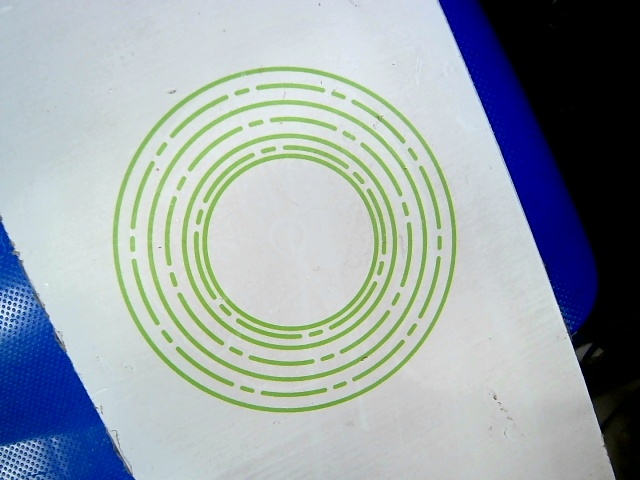
#> input picture windows/debug_samples/sample_20260331_163703.jpg, 640 x 480 px, given in place of the camera
$ python ring_test.py
#> lines starting #> are read from the running program, lines starting #| are printed output that depends on the picture; after the words box and inside, x2 and y2 are one past the last pixel; in counts of white or black regions, pixels touching at a corner belong together
import cv2 as cv
import numpy as np
import sys
import time

CAMERA_WIDTH = 1920
CAMERA_HEIGHT = 1080
CAMERA_INDEX = 0
CAMERA_FPS = 30
CAMERA_WARMUP_SECONDS = 0.5

COLOR_HSV = {
    "red": {
        "lower1": np.array([0, 100, 100], np.uint8),
        "upper1": np.array([10, 255, 255], np.uint8),
        "lower2": np.array([160, 100, 100], np.uint8),
        "upper2": np.array([180, 255, 255], np.uint8)
    },
    "green": {
        "lower": np.array([50, 30, 128], np.uint8),
        "upper": np.array([87, 255, 255], np.uint8)
    },
    "blue": {
        "lower": np.array([92, 71, 88], np.uint8),
        "upper": np.array([122, 255, 255], np.uint8)
    }
}

RING_RULES = {
    "area_min": 2000,
    "area_max": 90000,
    "circularity_min": 0.45,
    "fill_ratio_max": 0.82,
    "erode_iter": 1,
    "dilate_iter": 2
}

kernel = np.ones((3, 3), np.uint8)

MODE_MAP = {
    0: [],
    1: ["red"],
    2: ["green"],
    3: ["blue"],
    4: ["red", "green", "blue"],
}

def open_camera():
    if sys.platform.startswith("win"):
        # DirectShow是Windows平台上OpenCV提供的一种视频捕获接口，使用它可以更快地访问摄像头并减少延迟。
        cap = cv.VideoCapture(CAMERA_INDEX, cv.CAP_DSHOW)
        if not cap.isOpened():
            cap = cv.VideoCapture(CAMERA_INDEX, cv.CAP_ANY)
        if cap.isOpened():
            # 部分USB摄像头在1080p下只有MJPG编码才能稳定返回图像帧。
            cap.set(cv.CAP_PROP_FOURCC, cv.VideoWriter.fourcc(*"MJPG"))
    else:
        cap = cv.VideoCapture(CAMERA_INDEX, cv.CAP_V4L2)

    if not cap.isOpened():
        print("Error: Could not open camera.")
        return cap

    cap.set(cv.CAP_PROP_FRAME_WIDTH, CAMERA_WIDTH)
    cap.set(cv.CAP_PROP_FRAME_HEIGHT, CAMERA_HEIGHT)
    cap.set(cv.CAP_PROP_FPS, CAMERA_FPS)

    time.sleep(CAMERA_WARMUP_SECONDS)

    ret, frame = False, None
    for _ in range(10):
        ret, frame = cap.read()
        if ret and frame is not None and frame.size > 0:
            break
        time.sleep(0.05)
#> this loop made 1 pass
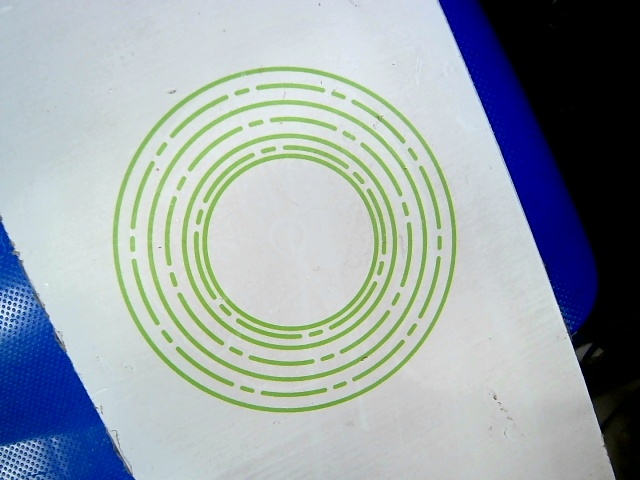
#> input picture windows/debug_samples/sample_20260331_163703.jpg, 640 x 480 px, given in place of the camera

    if ret and frame is not None and frame.size > 0:
        print("Camera opened successfully.FPS:", cap.get(cv.CAP_PROP_FPS), "shape:", frame.shape)
#| Camera opened successfully.FPS: 30.0 shape: (480, 640, 3)
    else:
        print("Error: Camera opened but could not read valid frame.")
        cap.release()

    # 返回摄像头对象，供后续使用
    return cap

def get_color_mask(hsv_img, color):
    cfg = COLOR_HSV[color]
    if color == "red":
        # 二值化处理，得到红色区域的掩码
        mask1 = cv.inRange(hsv_img, cfg["lower1"], cfg["upper1"])
        mask2 = cv.inRange(hsv_img, cfg["lower2"], cfg["upper2"])
        mask = cv.bitwise_or(mask1, mask2)
    else:
        mask = cv.inRange(hsv_img, cfg["lower"], cfg["upper"])

    mask_eroded = cv.erode(mask, kernel, iterations=RING_RULES["erode_iter"])
    mask_final = cv.dilate(mask_eroded, kernel, iterations=RING_RULES["dilate_iter"])

    return mask_final

def detect_rings(mask, color):
    # 查找轮廓，返回值是一个包含所有轮廓的列表和一个层级信息的数组
    contours, hierarchy = cv.findContours(mask, cv.RETR_EXTERNAL, cv.CHAIN_APPROX_SIMPLE)
    if not contours:
        return None

    best_ring = None
    best_score = -1

    for i , cnt in enumerate(contours):
        # 计算轮廓的面积，单位是像素
        area = cv.contourArea(cnt)
        if not (RING_RULES["area_min"] < area < RING_RULES["area_max"]):
            continue

        peri = cv.arcLength(cnt, True)
        if peri <= 0:
            continue
        circularity = 4 * np.pi * area / (peri * peri)
        if circularity < RING_RULES["circularity_min"]:
            continue

        # moments返回一个字典，包含圆心坐标、半径、面积、圆度、填充率等信息
        m = cv.moments(cnt)
        if m["m00"] == 0:
            continue
        cx = int(m["m10"] / m["m00"])
        cy = int(m["m01"] / m["m00"])

        (x, y), radius = cv.minEnclosingCircle(cnt)
        circle_area = np.pi * radius * radius
        fill_ratio = area / circle_area

        # hierarchy分别表示当前轮廓的下一个轮廓、上一个轮廓、父轮廓和子轮廓的索引，如果没有对应的轮廓则为-1
        # 不等与-1表示存在对应的子轮廓，说明当前轮廓是一个环形结构，具有内外两个边界
        has_hole = hierarchy is not None and hierarchy[0][i][2] != -1
        if not has_hole and fill_ratio > RING_RULES["fill_ratio_max"]:
            continue

        current_score = area * circularity
        if current_score > best_score:
            best_score = current_score
            best_ring = {
                "color": color,
                "contour": cnt,
                "center": (cx, cy),
                "radius": int(radius),
                "area": area,
            }

    return best_ring

def draw_ring(frame, ring):
    if not ring:
        return frame

    color = ring["color"]
    cx, cy = ring["center"]
    radius = ring["radius"]

    color_draw = {
        "red": (0, 0, 255),
        "green": (0, 255, 0),
        "blue": (255, 0, 0)
    }

    # 色环轮廓是实际识别出来的色环边缘
    cv.drawContours(frame, [ring["contour"]], -1, color_draw[color], 2)
    # 色环外接圆是计算出来的一个圆形，理论上应该包含整个色环
    cv.circle(frame, (cx, cy), radius, color_draw[color], 1, cv.LINE_AA)
    cv.circle(frame, (cx, cy), 3, (0, 255, 255), -1)  # 圆心标记为黄色小圆点
    cv.putText(
        frame,
        f"{color.capitalize()} Ring",
        (max(10, cx - 60), max(20, cy - 15)),
        cv.FONT_HERSHEY_SIMPLEX,
        0.6,
        color_draw[color],
        2
    )

    return frame

def ring_recognition(cap):
    mode = 4
    print("Mode keys: 0=off, 1=red ring, 2=green ring, 3=blue ring, 4=all rings, q=quit")

    while True:
        ret, frame = cap.read()
#> frame is the input picture: shape (480, 640, 3); mean B, G, R 169.3, 164.7, 154.5
        if not ret or frame is None:
            print("Error: Could not read frame from camera.")
            break

        hsv_frame = cv.cvtColor(frame, cv.COLOR_BGR2HSV)
#> hsv_frame: shape (480, 640, 3); mean H, S, V 74.2, 47.3, 177.4

        active_colors = MODE_MAP.get(mode, [])
        combined_mask = np.zeros(hsv_frame.shape[:2], dtype=np.uint8)

        for color in active_colors:
            color_mask = get_color_mask(hsv_frame, color)
            combined_mask = cv.bitwise_or(combined_mask, color_mask)
            ring = detect_rings(color_mask, color)
            frame = draw_ring(frame, ring)
#> this loop made 3 passes
#> pass 2, in get_color_mask (call 2), `mask = cv.inRange(hsv_img, cfg["lower"], cfg["upper"])`:
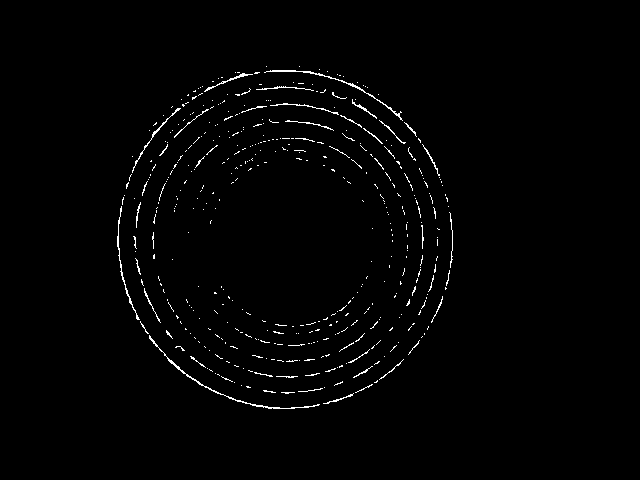
#> mask: shape (480, 640); 1.3% white in thin lines or dots, all inside (x1, y1, x2, y2) = (117, 66, 453, 409)
#> pass 2, in get_color_mask (call 2), `mask_eroded = cv.erode(mask, kernel, iterations=RING_RULES["erode_iter..`:
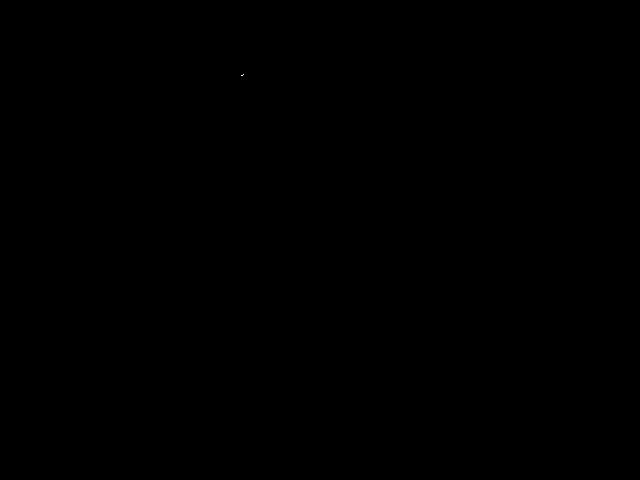
#> mask_eroded: shape (480, 640); 0% white in thin lines or dots, all inside (x1, y1, x2, y2) = (241, 74, 244, 76)
#> after the loop:
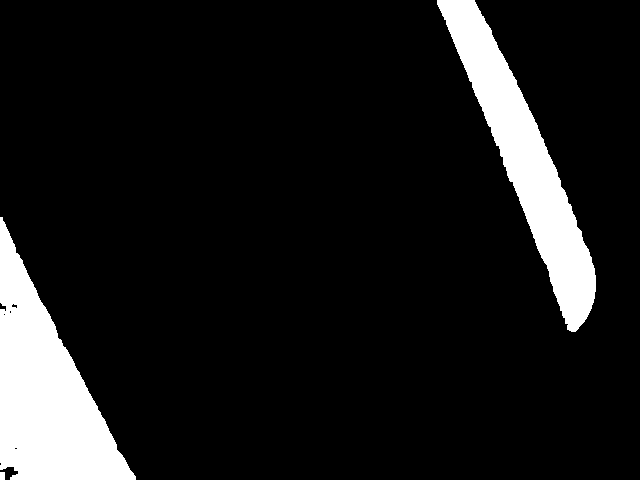
#> color_mask: shape (480, 640); 10.5% white; 3 white regions, box (x1, y1, x2, y2) and area: (0, 217, 136, 480) 17449, (437, 0, 596, 332) 14735, (0, 472, 5, 480) 40
#> after the loop: combined_mask: shape (480, 640); 10.5% white; 4 white regions, box (x1, y1, x2, y2) and area: (0, 217, 136, 480) 17449, (437, 0, 596, 332) 14735, (0, 472, 5, 480) 40, (239, 72, 246, 78) 39

        if mode == 0:
            cv.putText(
                frame,
                "Mode 0: OFF",
                (20, 35),
                cv.FONT_HERSHEY_SIMPLEX,
                0.8,
                (0, 0, 255),
                2,
            )
        else:
            mode_text = {
                1: "Mode 1: RED RING",
                2: "Mode 2: GREEN RING",
                3: "Mode 3: BLUE RING",
                4: "Mode 4: ALL RINGS",
            }.get(mode, f"Mode {mode}")
            cv.putText(
                frame,
                mode_text,
                (20, 35),
                cv.FONT_HERSHEY_SIMPLEX,
                0.8,
                (0, 255, 255),
                2,
            )
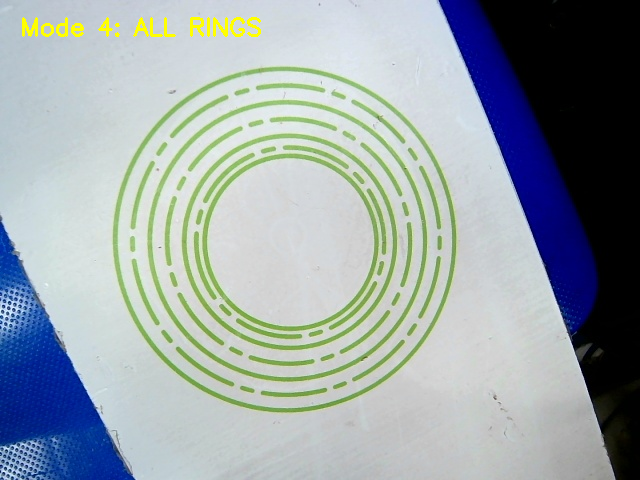
#> frame: shape (480, 640, 3); 0.53% of pixels changed, all inside (x1, y1, x2, y2) = (22, 17, 261, 37)

        cv.imshow("Ring Mask", combined_mask)

        cv.imshow("Ring Detection", frame)

        key = cv.waitKey(1) & 0xFF
#> (key q is pressed here)
        if key == ord('q'):
            print("Exiting...")
            break
        if ord('0') <= key <= ord('4'):
            mode = key - ord('0')
            print(f"Mode changed to {mode}")

    cap.release()
    cv.destroyAllWindows()

if __name__ == "__main__":
    cap = open_camera()
    if cap.isOpened():
        ring_recognition(cap)
    else:
        print("Failed to open camera. Exiting.")

$ run again, on windows/debug_samples/sample_20260331_163734.jpg
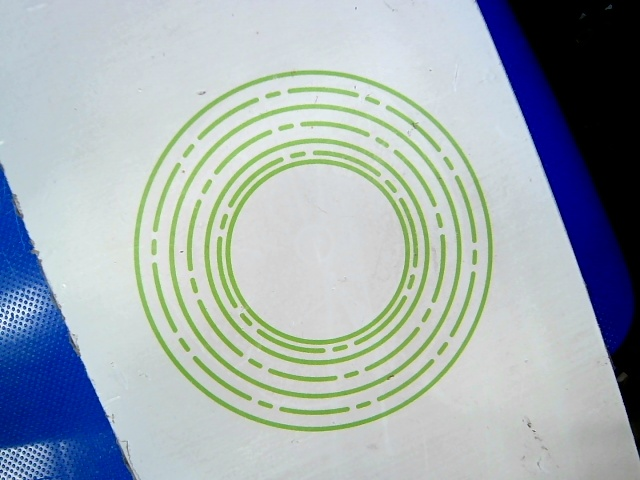
#> input picture windows/debug_samples/sample_20260331_163734.jpg, 640 x 480 px, given in place of the camera
#> the loop in open_camera, `for _ in range(10):` made 1 pass
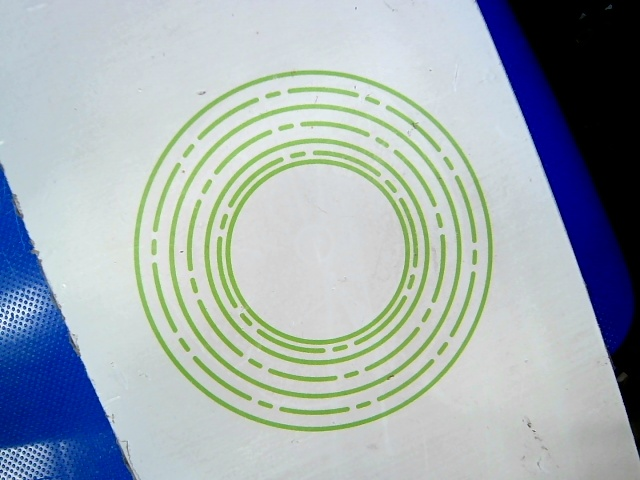
#> input picture windows/debug_samples/sample_20260331_163734.jpg, 640 x 480 px, given in place of the camera
#| Camera opened successfully.FPS: 30.0 shape: (480, 640, 3)
#> in ring_recognition, frame is the input picture: shape (480, 640, 3); mean B, G, R 178.6, 174.2, 162.9
#> hsv_frame: shape (480, 640, 3); mean H, S, V 76.3, 48.6, 187.3
#> the loop in ring_recognition, `for color in active_colors:` made 3 passes
#> pass 2, in get_color_mask (call 2), `mask = cv.inRange(hsv_img, cfg["lower"], cfg["upper"])`:
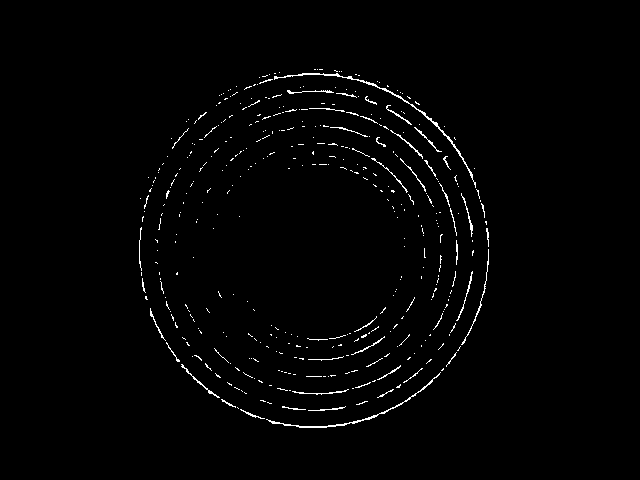
#> mask: shape (480, 640); 1.4% white in thin lines or dots, all inside (x1, y1, x2, y2) = (139, 69, 489, 428)
#> in ring_recognition, `cv.putText( frame, mode_text, (20, 35), cv.FONT_HERSHEY_SIMPLEX, 0.8, ..`:
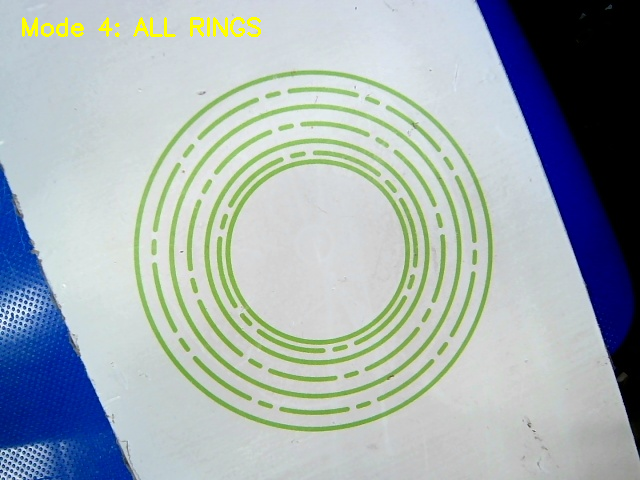
#> frame: shape (480, 640, 3); 0.53% of pixels changed, all inside (x1, y1, x2, y2) = (22, 17, 261, 37)
